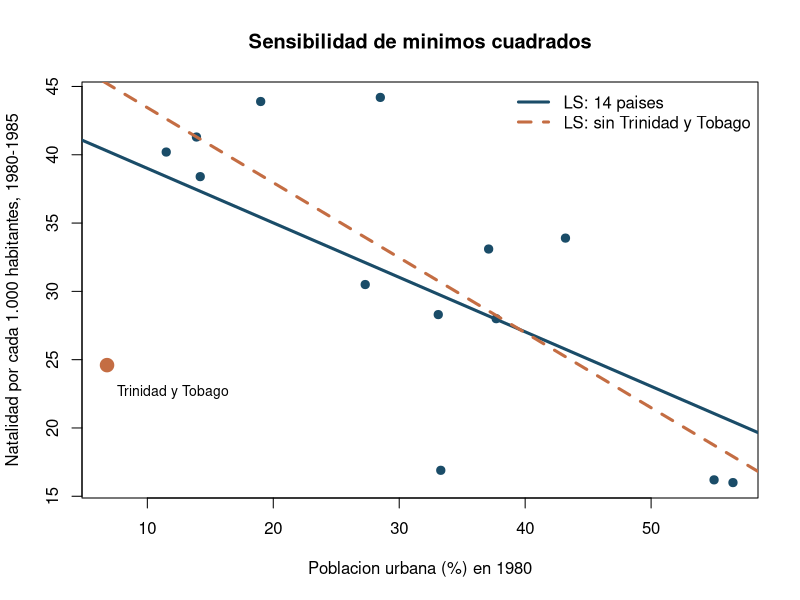
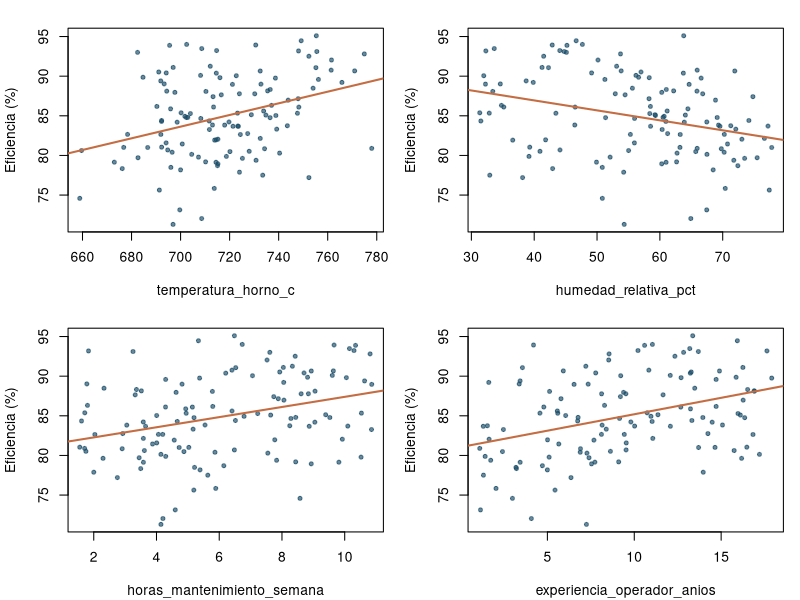
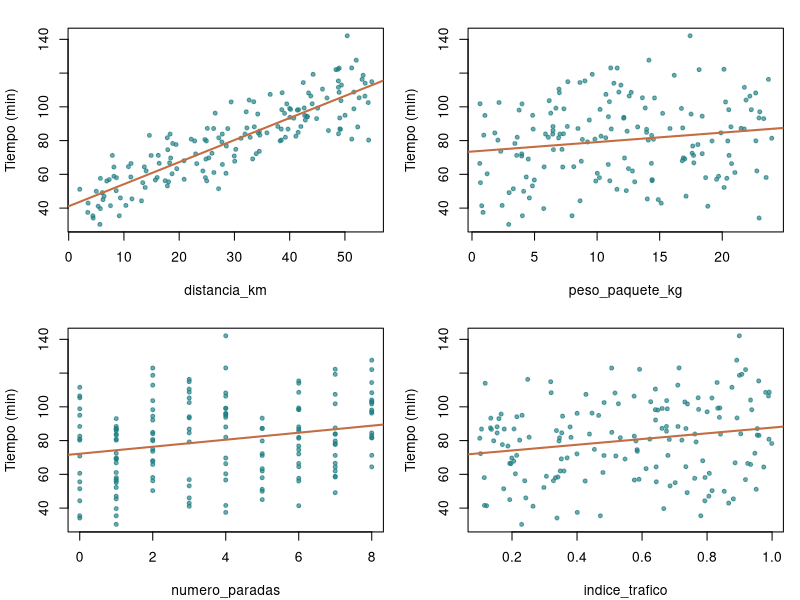
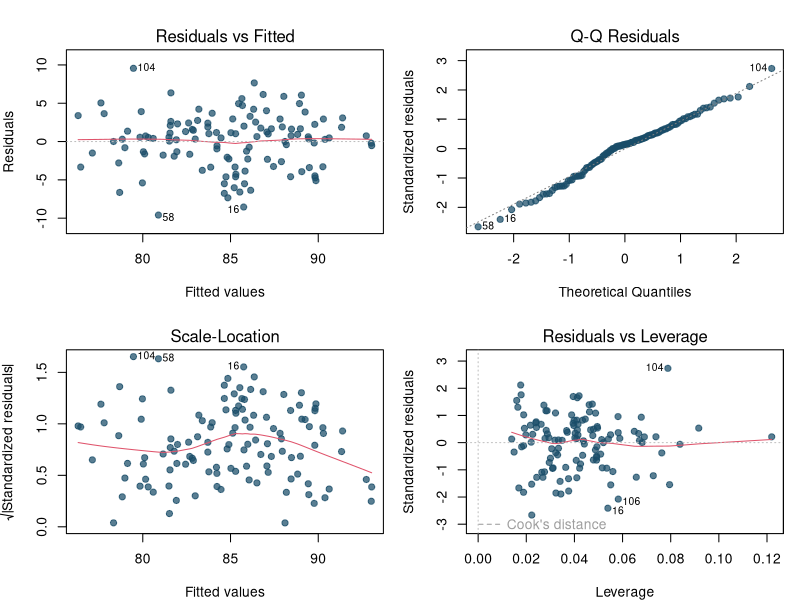
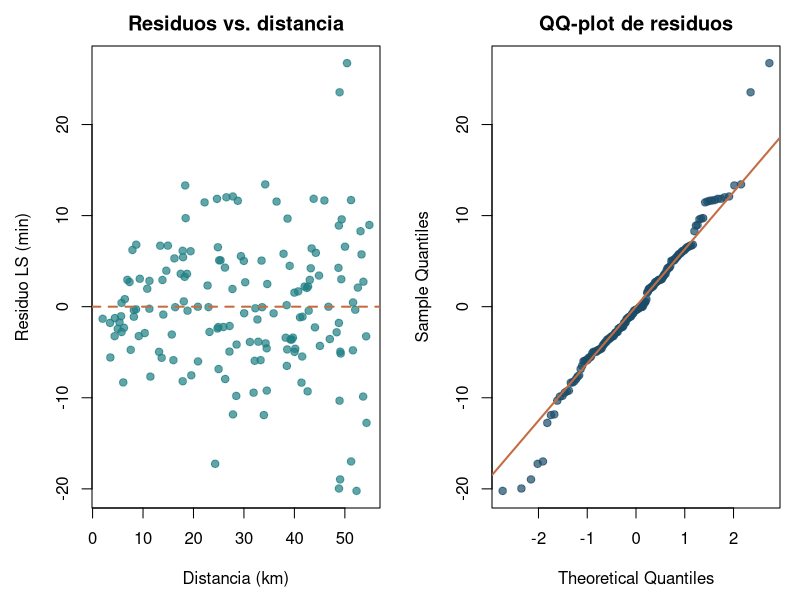

These charts were generated, in order, by the following R code:
## ---- chunk 1
knitr::opts_chunk$set(
  echo = TRUE, message = FALSE, warning = FALSE,
  fig.width = 9, fig.height = 4.8, fig.align = "center",
  dpi = 125, out.width = "96%", comment = "##", collapse = TRUE
)
options(digits = 4, scipen = 5)
color_azul <- "#1A4C68"
color_coral <- "#C46D43"
color_turquesa <- "#207F83"
## ---- chunk 2
paises <- data.frame(
  pais = c("Canada", "Costa Rica", "Cuba", "Republica Dominicana",
           "El Salvador", "Guatemala", "Haiti", "Honduras", "Jamaica",
           "Mexico", "Nicaragua", "Panama", "Trinidad y Tobago",
           "Estados Unidos"),
  natalidad = c(16.2, 30.5, 16.9, 33.1, 40.2, 38.4, 41.3,
                43.9, 28.3, 33.9, 44.2, 28.0, 24.6, 16.0),
  urbano = c(55.0, 27.3, 33.3, 37.1, 11.5, 14.2, 13.9,
             19.0, 33.1, 43.2, 28.5, 37.7, 6.8, 56.5)
)
modelo_todos <- lm(natalidad ~ urbano, data = paises)
modelo_sin_tt <- lm(natalidad ~ urbano,
                   data = subset(paises, pais != "Trinidad y Tobago"))
round(rbind(LS_con_14_paises = coef(modelo_todos),
            LS_sin_Trinidad_Tobago = coef(modelo_sin_tt)), 3)
## ---- chunk 3
plot(paises$urbano, paises$natalidad,
     pch = 19, cex = 1.1, col = color_azul,
     xlab = "Poblacion urbana (%) en 1980",
     ylab = "Natalidad por cada 1.000 habitantes, 1980-1985",
     main = "Sensibilidad de minimos cuadrados")
i_tt <- which(paises$pais == "Trinidad y Tobago")
points(paises$urbano[i_tt], paises$natalidad[i_tt],
       pch = 21, cex = 1.8, bg = color_coral, col = color_coral)
text(paises$urbano[i_tt], paises$natalidad[i_tt] - 2,
     "Trinidad y Tobago", pos = 4, cex = 0.84)
abline(modelo_todos, lwd = 3, col = color_azul)
abline(modelo_sin_tt, lwd = 3, col = color_coral, lty = 2)
legend("topright",
       c("LS: 14 paises", "LS: sin Trinidad y Tobago"),
       col = c(color_azul, color_coral), lwd = 3,
       lty = c(1, 2), bty = "n")
## ---- chunk 4
infl_paises <- data.frame(
  pais = paises$pais,
  leverage = round(hatvalues(modelo_todos), 3),
  Cook = round(cooks.distance(modelo_todos), 3)
)
head(infl_paises[order(-infl_paises$Cook), ], 5)
## ---- chunk 5
set.seed(2026)
n_planta <- 120
planta <- data.frame(
  temperatura_horno_c = rnorm(n_planta, 720, 24),
  humedad_relativa_pct = runif(n_planta, 30, 78),
  horas_mantenimiento_semana = runif(n_planta, 1.5, 11),
  experiencia_operador_anios = runif(n_planta, 0.5, 18)
)
planta$eficiencia_lote_pct <- with(
  planta,
  42 + 0.055 * temperatura_horno_c -
    0.10 * humedad_relativa_pct +
    0.75 * horas_mantenimiento_semana +
    0.48 * experiencia_operador_anios
) + rnorm(n_planta, 0, 3.2)
indices_atipicos <- c(12, 58, 104)
planta$eficiencia_lote_pct[indices_atipicos] <-
  planta$eficiencia_lote_pct[indices_atipicos] + c(9, -8, 10)
dim(planta)
head(planta, 5)
summary(planta$eficiencia_lote_pct)
## ---- chunk 6
set.seed(2027)
n_logistica <- 160
logistica <- data.frame(
  distancia_km = runif(n_logistica, 2, 55),
  peso_paquete_kg = runif(n_logistica, 0.5, 24),
  numero_paradas = sample(0:8, n_logistica, replace = TRUE),
  indice_trafico = runif(n_logistica, 0.10, 1.00)
)
sigma_i <- 2.5 + 0.18 * logistica$distancia_km
error_logistica <- rnorm(n_logistica, 0, sd = sigma_i)
logistica$tiempo_entrega_min <- with(
  logistica,
  15 + 1.30 * distancia_km + 0.45 * peso_paquete_kg +
    3 * numero_paradas + 16 * indice_trafico
) + error_logistica
dim(logistica)
head(logistica, 5)
summary(logistica$tiempo_entrega_min)
## ---- chunk 7
par(mfrow = c(2, 2), mar = c(4.1, 4.1, 1.7, 1))
for (v in names(planta)[1:4]) {
  plot(planta[[v]], planta$eficiencia_lote_pct,
       pch = 19, cex = 0.65,
       col = adjustcolor(color_azul, 0.66),
       xlab = v, ylab = "Eficiencia (%)", main = "")
  abline(lm(planta$eficiencia_lote_pct ~ planta[[v]]),
         col = color_coral, lwd = 2)
}
par(mfrow = c(1, 1))
## ---- chunk 8
par(mfrow = c(2, 2), mar = c(4.1, 4.1, 1.7, 1))
for (v in names(logistica)[1:4]) {
  plot(logistica[[v]], logistica$tiempo_entrega_min,
       pch = 19, cex = 0.65,
       col = adjustcolor(color_turquesa, 0.66),
       xlab = v, ylab = "Tiempo (min)", main = "")
  abline(lm(logistica$tiempo_entrega_min ~ logistica[[v]]),
         col = color_coral, lwd = 2)
}
par(mfrow = c(1, 1))
## ---- chunk 9
modelo_planta <- lm(
  eficiencia_lote_pct ~ temperatura_horno_c +
    humedad_relativa_pct + horas_mantenimiento_semana +
    experiencia_operador_anios,
  data = planta
)
summary(modelo_planta)
round(confint(modelo_planta), 3)
## ---- chunk 10
par(mfrow = c(2, 2), mar = c(4, 4, 3, 1))
plot(modelo_planta, which = c(1, 2, 3, 5), ask = FALSE,
     pch = 19, col = adjustcolor(color_azul, 0.72))
par(mfrow = c(1, 1))
## ---- chunk 11
umbral_cook_planta <- 4 / nrow(planta)  # Regla orientativa, no test.
ranking_planta <- data.frame(
  fila = seq_len(nrow(planta)),
  residuo_studentizado = rstudent(modelo_planta),
  leverage = hatvalues(modelo_planta),
  Cook = cooks.distance(modelo_planta)
)
head(ranking_planta[order(-ranking_planta$Cook), ], 8)
sum(ranking_planta$Cook > umbral_cook_planta)
## ---- chunk 12
modelo_planta_sin <- update(modelo_planta,
                           data = planta[-indices_atipicos, ])
tabla_sensibilidad <- data.frame(
  termino = names(coef(modelo_planta)),
  LS_todos = unname(coef(modelo_planta)),
  LS_sin_tres = unname(coef(modelo_planta_sin))
)
tabla_sensibilidad$cambio <- tabla_sensibilidad$LS_todos -
  tabla_sensibilidad$LS_sin_tres
print(data.frame(
  termino = tabla_sensibilidad$termino,
  round(tabla_sensibilidad[-1], 4),
  row.names = NULL
))
## ---- chunk 13
modelo_logistica <- lm(
  tiempo_entrega_min ~ distancia_km + peso_paquete_kg +
    numero_paradas + indice_trafico,
  data = logistica
)
summary(modelo_logistica)
round(confint(modelo_logistica), 3)
## ---- chunk 14
par(mfrow = c(1, 2), mar = c(4.6, 4.6, 2.3, 1))
plot(logistica$distancia_km, residuals(modelo_logistica),
     pch = 19, col = adjustcolor(color_turquesa, 0.7),
     xlab = "Distancia (km)", ylab = "Residuo LS (min)",
     main = "Residuos vs. distancia")
abline(h = 0, lty = 2, col = color_coral, lwd = 2)
qqnorm(residuals(modelo_logistica), pch = 19,
       col = adjustcolor(color_azul, 0.7),
       main = "QQ-plot de residuos")
qqline(residuals(modelo_logistica), col = color_coral, lwd = 2)
par(mfrow = c(1, 1))
## ---- chunk 15
prueba_bp_koenker <- function(modelo) {
  Z <- as.data.frame(model.matrix(modelo)[, -1, drop = FALSE])
  names(Z) <- make.names(names(Z), unique = TRUE)
  auxiliar <- lm(residuals(modelo)^2 ~ ., data = Z)
  LM <- nobs(modelo) * summary(auxiliar)$r.squared
  gl <- ncol(Z)
  data.frame(
    prueba = "Koenker / BP estudiantizada",
    estadistico = LM,
    gl = gl,
    valor_p = pchisq(LM, df = gl, lower.tail = FALSE)
  )
}
prueba_bp_koenker(modelo_planta)
prueba_bp_koenker(modelo_logistica)
## ---- chunk 16
shapiro.test(residuals(modelo_planta))
shapiro.test(residuals(modelo_logistica))

# Solo para modelos cuyos predictores son todos numericos:
# VIF es la diagonal de la inversa de la matriz de correlaciones.
vif_numericos <- function(modelo) {
  pred <- model.matrix(modelo)[, -1, drop = FALSE]
  round(diag(solve(cor(pred))), 3)
}
vif_numericos(modelo_planta)
vif_numericos(modelo_logistica)
## ---- chunk 17
vcov_hc3_base <- function(modelo) {
  X <- model.matrix(modelo)
  e <- residuals(modelo)
  h <- hatvalues(modelo)
  B <- solve(crossprod(X))
  pesos <- (e / (1 - h))^2
  M <- crossprod(X, X * as.vector(pesos))
  B %*% M %*% B
}

comparar_inferencia <- function(modelo) {
  b <- coef(modelo)
  se_clasico <- summary(modelo)$coefficients[, 2]
  se_hc3 <- sqrt(diag(vcov_hc3_base(modelo)))
  data.frame(
    termino = names(b),
    beta_LS = as.numeric(b),
    EE_clasico = as.numeric(se_clasico),
    EE_HC3 = as.numeric(se_hc3),
    p_clasico = summary(modelo)$coefficients[, 4],
    p_HC3_aprox = 2 * pt(abs(b / se_hc3),
                         df = df.residual(modelo),
                         lower.tail = FALSE),
    row.names = NULL
  )
}
tabla_inferencia <- comparar_inferencia(modelo_logistica)
print(data.frame(termino = tabla_inferencia$termino,
                 round(tabla_inferencia[-1], 4),
                 row.names = NULL))
## ---- chunk 18
if (requireNamespace("sandwich", quietly = TRUE)) {
  diferencia_maxima <- max(abs(
    vcov_hc3_base(modelo_logistica) -
      sandwich::vcovHC(modelo_logistica, type = "HC3")
  ))
  cat("Diferencia máxima frente a sandwich::vcovHC:",
      signif(diferencia_maxima, 3))
} else {
  cat("Comprobación opcional con sandwich omitida.")
}
## ---- chunk 19
data("mtcars", package = "datasets")
autos <- as.data.frame(mtcars)
autos$am <- factor(autos$am, levels = c(0, 1),
                   labels = c("Automatica", "Manual"))
modelo_auto_simple <- lm(mpg ~ wt, data = autos)
modelo_auto_multiple <- lm(mpg ~ wt + hp + qsec + am, data = autos)
summary(modelo_auto_simple)
summary(modelo_auto_multiple)
